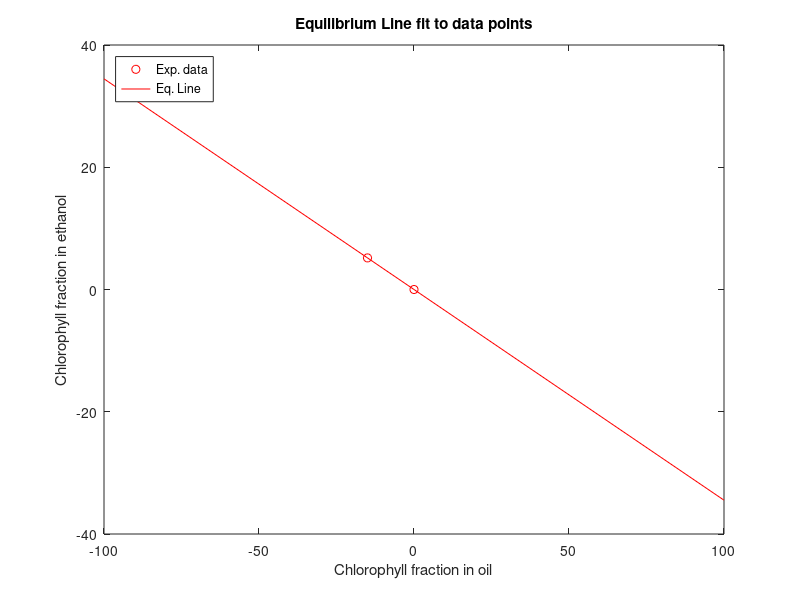

The MATLAB source for this figure:
clc; 
xdata = [-15 0]; 
ydata = [5.17 0]; 

figure
hold off 
plot(xdata,ydata,'ro')

% x points - substrate concentration 
% y points - rate of substrate consumption 

xinv = xdata; 
yinv = ydata;

F1 = @(m,xinv) m*xinv; 
x0 = -2; 
m = lsqcurvefit(F1,x0,xinv,yinv);

xrun = [-100, 100];
yeq = m*xrun;

hold on 
plot(xrun,yeq,'r'); 
xlabel('Chlorophyll fraction in oil');
ylabel('Chlorophyll fraction in ethanol'); 
title('Equilibrium Line fit to data points'); 
legend('Exp. data', 'Eq. Line');
set(legend,'location','northwest');
hold off